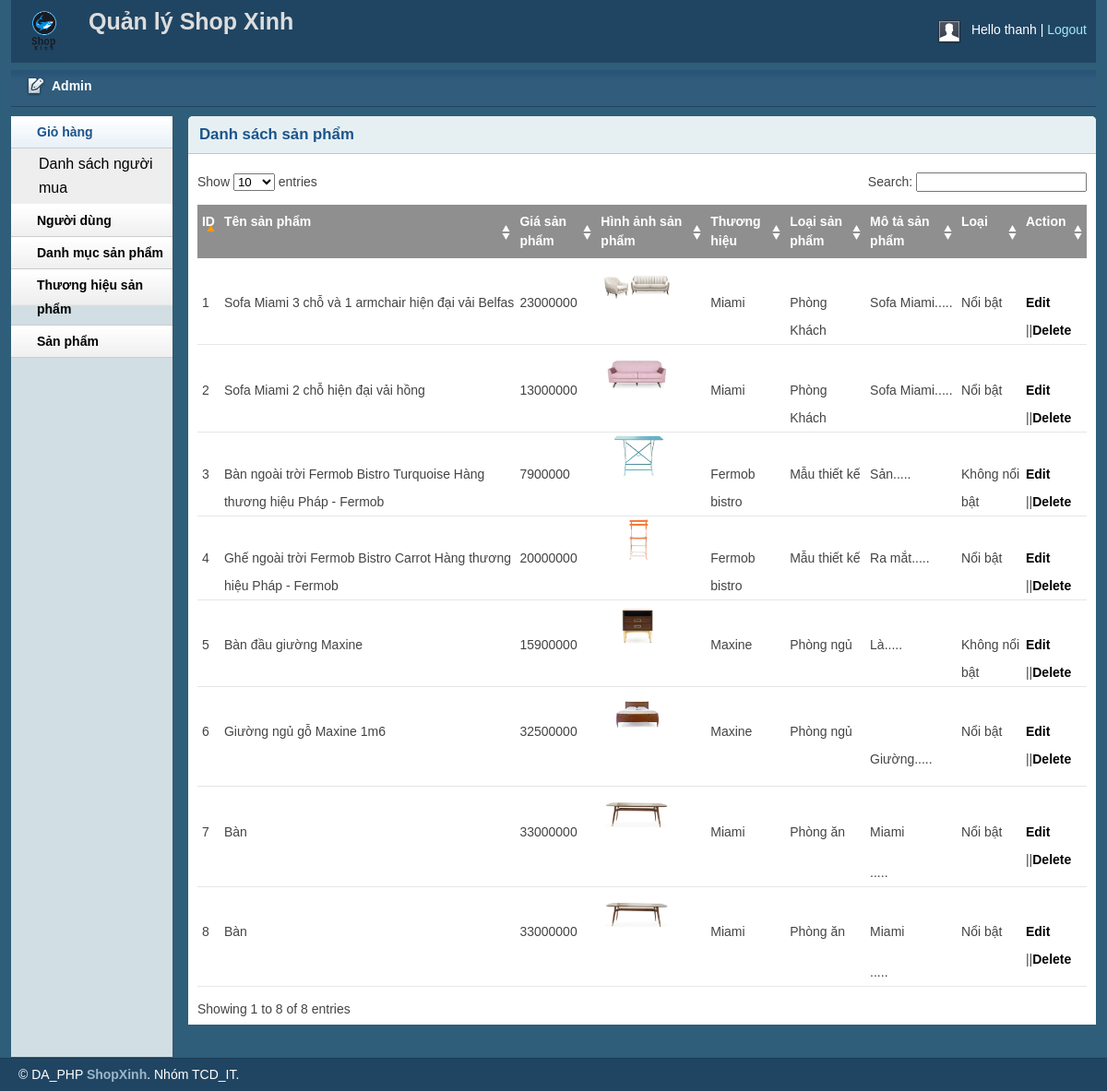
The page /admin/productlist.php (signed in) on the database its author committed.
### tables this page shows
CREATE TABLE `tbl_product` (
  `productID` int(11) NOT NULL,
  `productName` varchar(255) NOT NULL,
  `catID` int(11) NOT NULL,
  `brandID` int(11) NOT NULL,
  `product_desc` text NOT NULL,
  `type` int(11) NOT NULL,
  `price` int(200) NOT NULL,
  `image` varchar(255) NOT NULL
);

CREATE TABLE `tbl_brand` (
  `brandID` int(11) NOT NULL,
  `brandName` varchar(50) NOT NULL
);

CREATE TABLE `tbl_category` (
  `catID` int(11) NOT NULL,
  `catName` varchar(255) NOT NULL
);

### lb/database.php (called while the page is built, shortened)
<?php
Class Database{
   public $host   = DB_HOST;
   public $user   = DB_USER;
   public $pass   = DB_PASS;
   public $dbname = DB_NAME;
   public $link;
private function connectDB(){
   $this->link = new mysqli($this->host, $this->user, $this->pass,
    $this->dbname);
 }
public function select($query){
  $result = $this->link->query($query) or
   die($this->link->error.__LINE__);
  if($result->num_rows > 0){
    return $result;
  } else {
    return false;
  }
 }
}

### classes/product.php (called while the page is built, shortened)
<?php
    require_once('C:/xampp/htdocs/DA_PHP/shop/helper/format.php');
    require_once('C:/xampp/htdocs/DA_PHP/shop/lb/database.php');
?>
<?php
    class product
    {
        private $db;
        public function __construct()
        {
           $this->db = new Database();
        }
        public function show_product()
        {
             $query = "SELECT p.*, c.catName, b.brandName
             FROM tbl_product as p, tbl_category as c, tbl_brand  as b WHERE p.catID = c.catID AND p.brandID = b.brandID
             order by p.productID desc";
            $result = $this->db->select($query);
            return $result;
        }
    }
?>

### helper/format.php (called while the page is built, shortened)
<?php
class Format{
 public function textShorten($text, $limit = 400){
    $text = $text. " ";
    $text = substr($text, 0, $limit);
    $text = substr($text, 0, strrpos($text, ' '));
    $text = $text.".....";
    return $text;
 }
}
?>

### admin/productlist.php (the view, shortened to what this page needs)
<?php include 'inc/header.php';?>
<?php include 'inc/sidebar.php';?>
<?php include_once '../classes/product.php';?>
<?php include_once '../helper/format.php';?>
<?php
	$fm = new Format();
	$pd = new product();
?>
<div class="grid_10">
    <div class="box round first grid">
        <h2>Danh sách sản phẩm</h2>
        <div class="block">
            <table class="data display datatable" id="example">
			<thead>
				<tr>
					<th>ID</th>
					<th>Tên sản phẩm</th>
					<th>Giá sản phẩm</th>
					<th>Hình ảnh sản phẩm</th>
					<th>Thương hiệu</th>
					<th>Loại sản phẩm</th>
					<th>Mô tả sản phẩm</th>
					<th>Loại</th>
					<th>Action</th>
				</tr>
			</thead>
			<tbody>
				<?php
						$pdlist = $pd->show_product();
						if ($pdlist)
						{	$i=0;
							while ($result = $pdlist->fetch_assoc())
							{
								$i++
				 ?>
				<tr class="odd gradeX">
					<td><?php echo $i?></td>
					<td><?php echo $result['productName']?></td>
					<td><?php echo $result['price']?></td>
					<td><img src="uploads/<?php echo $result['image']?>" alt="Image" width="80">
					</td>
					<td><?php echo $result['brandName']?></td>
					<td><?php echo $result['catName']?></td>
					<td><?php echo $fm->textShorten($result['product_desc'], 20) ;?></td>
					<td><?php
						if ($result['type'] ==1)
						{
							echo "Nổi bật";
						}
						else
						{
							echo "Không nổi bật";
						}
					?></td>
					<td><a href="productedit.php?productID=<?php echo $result['productID']?>">Edit</a> ||<a onclick="return confirm('Bạn có muốn xóa không?')" href="?delid=<?php echo $result['productID']?>">Delete</a> </td>
				</tr>
				<?php
					}
				}
				?>
			</tbody>
		</table>
       </div>
    </div>
</div>
<?php include 'inc/footer.php';?>

### admin/css/layout.css (style rules this page uses)
body { background: #fff none repeat scroll 0 0; color: #444; font-size: 14px; padding: 0; }
a { color: #000; font-weight: bold; text-decoration: none; }
h1, h2, h3, h4, h5, h6 { line-height: 1.2em; margin-bottom: .3em; }
h2 { margin-top: 1em; }
.box { background: #fff; margin-bottom: 20px; padding: 10px 10px 10px 10px; margin-left: -8px; }
.box.grid { padding-bottom: 40px; }
.box.round { -moz-border-radius: 5px 5px 0px 0px; -webkit-border-radius: 5px 5px 0px 0px; border-radius: 5px 5px 0px 0px; }
.box h2 { font-size: 1.2em; font-weight: bold; color: #1B548D; background: #E6F0F3; margin: -10px -10px 0 -10px; padding: 10px 12px; border-bottom: 1px solid #B3CBD6; -moz-border-radius: 5px 5px 0px 0px; -webkit-border-radius: 5px 5px 0px 0px; border-radius: 5px 5px 0px 0px; }
.box.first { min-height: 406px; }
.block { padding-top: 20px; }
p { margin-bottom: 1em; }
.block { padding-bottom: 1px; }
table.display { margin: 0 auto; clear: both; width: 100%; }
.sorting_asc { background: #8f8f8f url(../img/table/sort_asc.png) no-repeat center right; padding: 8px 5px; text-align: left; color: #fff; }
.sorting { background: #8f8f8f url(../img/table/sort_both.png) no-repeat center right; padding: 8px 5px; text-align: left; color: #fff; }
tr.odd { height: 30px; line-height: 30px; border-bottom: 1px solid #e6e6e6; }
tr.even { height: 30px; line-height: 30px; border-bottom: 1px solid #e6e6e6; }
tr.odd td, tr.even td { padding-left: 5px; }

### rows shown on the page
tbl_product: productName "Sofa Miami 3 chỗ và 1 armchair hiện đại vải Belfas", price "23000000", image (picture), brandID.brandName "Miami", catID.catName "Phòng Khách", product_desc "Sofa Miami.....", type "Nổi bật"
tbl_product: productName "Sofa Miami 2 chỗ hiện đại vải hồng", price "13000000", image (picture), brandID.brandName "Miami", catID.catName "Phòng Khách", product_desc "Sofa Miami.....", type "Nổi bật"
tbl_product: productName "Bàn ngoài trời Fermob Bistro Turquoise Hàng thương hiệu Pháp - Fermob", price "7900000", image (picture), brandID.brandName "Fermob bistro", catID.catName "Mẫu thiết kế", product_desc "Sản.....", type "Không nổi bật"
tbl_product: productName "Ghế ngoài trời Fermob Bistro Carrot Hàng thương hiệu Pháp - Fermob", price "20000000", image (picture), brandID.brandName "Fermob bistro", catID.catName "Mẫu thiết kế", product_desc "Ra mắt.....", type "Nổi bật"
tbl_product: productName "Bàn đầu giường Maxine", price "15900000", image (picture), brandID.brandName "Maxine", catID.catName "Phòng ngủ", product_desc "Là.....", type "Không nổi bật"
tbl_product: productName "Giường ngủ gỗ Maxine 1m6", price "32500000", image (picture), brandID.brandName "Maxine", catID.catName "Phòng ngủ", product_desc "Giường.....", type "Nổi bật"
tbl_product: productName "Bàn", price "33000000", image (picture), brandID.brandName "Miami", catID.catName "Phòng ăn", product_desc "Miami .....", type "Nổi bật"
tbl_product: productName "Bàn", price "33000000", image (picture), brandID.brandName "Miami", catID.catName "Phòng ăn", product_desc "Miami .....", type "Nổi bật"

### other values the page prints
Session::get('adminName') "thanh"
